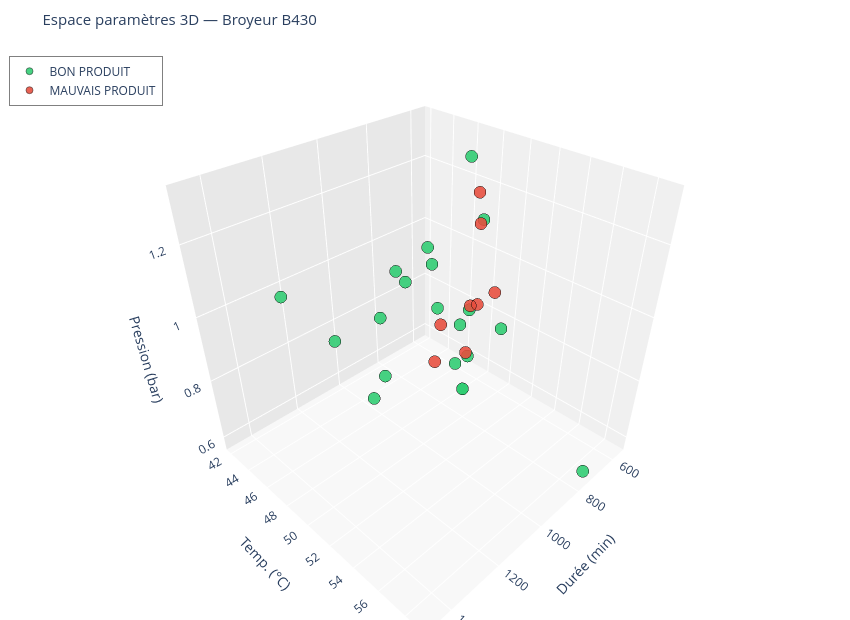

Write notebook code for a chart like this one.
### Markdown cell above
## 3b. Visualisation 3D interactive (Plotly)
Rotation libre à la souris, zoom, hover sur chaque lot.

### Code cell
import plotly.graph_objects as go

fig_3d = go.Figure()

for label_val, label_name, color in [(1, 'BON PRODUIT', '#2ecc71'), (0, 'MAUVAIS PRODUIT', '#e74c3c')]:
    mask = y == label_val
    fig_3d.add_trace(go.Scatter3d(
        x=X_raw[mask, 0],
        y=X_raw[mask, 1],
        z=X_raw[mask, 2],
        mode='markers',
        name=label_name,
        marker=dict(size=7, color=color, opacity=0.88, line=dict(color='black', width=0.5)),
        text=df.loc[mask, 'Lot'].astype(str),
        hovertemplate=(
            '<b>Lot %{text}</b><br>'
            'Durée : %{x:.0f} min<br>'
            'Temp. : %{y:.2f} °C<br>'
            'Pression : %{z:.3f} bar<br>'
            '<extra>%{fullData.name}</extra>'
        ),
    ))

fig_3d.update_layout(
    title=dict(text='Espace paramètres 3D — Broyeur B430', font=dict(size=15)),
    scene=dict(
        xaxis_title='Durée (min)',
        yaxis_title='Temp. (°C)',
        zaxis_title='Pression (bar)',
        xaxis=dict(backgroundcolor='#f0f0f0'),
        yaxis=dict(backgroundcolor='#e8e8e8'),
        zaxis=dict(backgroundcolor='#f8f8f8'),
    ),
    legend=dict(x=0.01, y=0.99, bgcolor='rgba(255,255,255,0.8)', bordercolor='grey', borderwidth=1),
    width=850,
    height=620,
    margin=dict(l=0, r=0, t=50, b=0),
)

fig_3d.show()

### Figure 1 — Plotly figure (JSON) as saved in the notebook; plotly's stock layout.template omitted (floating-point values rounded to 4 significant figures)
{"data": [{"hovertemplate": "<b>Lot %{text}</b><br>Durée : %{x:.0f} min<br>Temp. : %{y:.2f} °C<br>Pression : %{z:.3f} bar<br><extra>%{fullData.name}</extra>", "marker": {"color": "#2ecc71", "line": {"color": "black", "width": 0.5}, "opacity": 0.88, "size": 7}, "mode": "markers", "name": "BON PRODUIT", "text": ["25020346", "25050370", "25050371", "25050372", "25060444", "25060445", "25060446", "25060447", "25110700", "25110701", "25110702", "25110704", "25140527", "25140527", "25200590", "26020520", "26040643", "26130338", "26160263", "26160264"], "type": "scatter3d", "x": [1019.0, 725.0, 668.0, 1114.0, 923.0, 775.0, 1472.0, 939.0, 755.0, 778.0, 560.0, 641.0, 751.0, 751.0, 1054.0, 741.0, 715.0, 721.0, 1022.0, 873.0], "y": [46.68, 48.27, 42.0, 47.82, 48.91, 43.2, 49.69, 49.54, 49.49, 48.82, 49.3, 47.67, 49.12, 49.12, 42.77, 58.86, 48.52, 49.75, 46.98, 48.84], "z": [0.922, 0.818, 0.824, 0.72, 1.14, 0.92, 1.211, 1.109, 0.747, 0.714, 0.76, 0.825, 0.613, 0.613, 0.772, 0.575, 1.321, 1.171, 0.734, 0.942]}, {"hovertemplate": "<b>Lot %{text}</b><br>Durée : %{x:.0f} min<br>Temp. : %{y:.2f} °C<br>Pression : %{z:.3f} bar<br><extra>%{fullData.name}</extra>", "marker": {"color": "#e74c3c", "line": {"color": "black", "width": 0.5}, "opacity": 0.88, "size": 7}, "mode": "markers", "name": "MAUVAIS PRODUIT", "text": ["25110705", "25480433", "25500396", "26030732", "26040641", "26040642", "26160265", "25140526"], "type": "scatter3d", "x": [737.0, 885.0, 841.0, 893.0, 745.0, 669.0, 771.0, 912.0], "y": [49.6, 51.39, 51.43, 49.01, 49.91, 50.14, 49.8, 49.81], "z": [1.247, 0.86, 0.994, 0.776, 1.169, 0.943, 0.931, 0.925]}], "layout": {"height": 620, "legend": {"bgcolor": "rgba(255,255,255,0.8)", "bordercolor": "grey", "borderwidth": 1, "x": 0.01, "y": 0.99}, "margin": {"b": 0, "l": 0, "r": 0, "t": 50}, "scene": {"xaxis": {"backgroundcolor": "#f0f0f0", "title": {"text": "Durée (min)"}}, "yaxis": {"backgroundcolor": "#e8e8e8", "title": {"text": "Temp. (°C)"}}, "zaxis": {"backgroundcolor": "#f8f8f8", "title": {"text": "Pression (bar)"}}}, "title": {"font": {"size": 15}, "text": "Espace paramètres 3D — Broyeur B430"}, "width": 850}}
